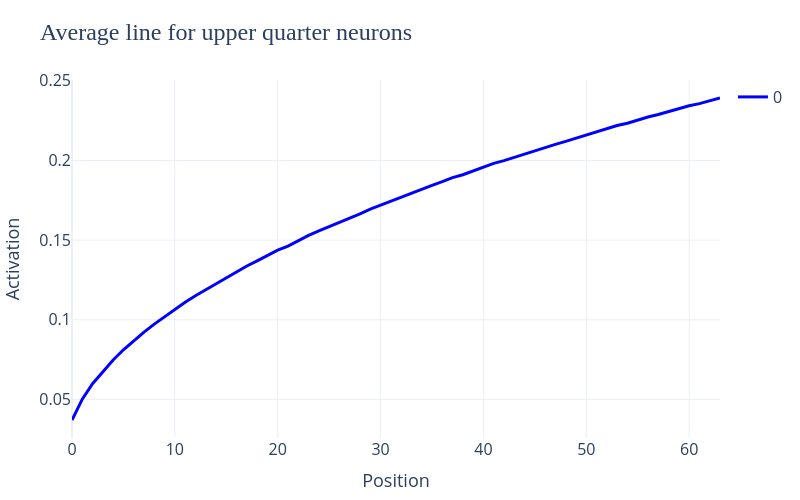

Notebook code cell kept with this figure:
### Code cell
avg_line_for_upper_quarter = neurons_avg_across_pos[:, top_quarter_neurons_ids].mean(1)
line(avg_line_for_upper_quarter, title='Average line for upper quarter neurons', xaxis='Position', yaxis='Activation', color_discrete_sequence=['blue'])

### Figure 1 — Plotly figure (JSON) as saved in the notebook; plotly's stock layout.template omitted (floating-point values rounded to 4 significant figures)
{"data": [{"hovertemplate": "variable=0<br>index=%{x}<br>value=%{y}<extra></extra>", "legendgroup": "0", "line": {"color": "blue", "dash": "solid", "width": 3}, "marker": {"size": 8, "symbol": "circle"}, "mode": "lines", "name": "0", "orientation": "v", "showlegend": true, "type": "scatter", "x": [0, 1, 2, 3, 4, 5, 6, 7, 8, 9, 10, 11, 12, 13, 14, 15, 16, 17, 18, 19, 20, 21, 22, 23, 24, 25, 26, 27, 28, 29, 30, 31, 32, 33, 34, 35, 36, 37, 38, 39, 40, 41, 42, 43, 44, 45, 46, 47, 48, 49, 50, 51, 52, 53, 54, 55, 56, 57, 58, 59, 60, 61, 62, 63], "xaxis": "x", "y": [0.03702, 0.05019, 0.05991, 0.06763, 0.07479, 0.08118, 0.08681, 0.09229, 0.09729, 0.102, 0.1065, 0.111, 0.1151, 0.1189, 0.1226, 0.1265, 0.1301, 0.1338, 0.137, 0.1403, 0.1437, 0.1463, 0.1498, 0.153, 0.1558, 0.1585, 0.1613, 0.1639, 0.1664, 0.1694, 0.172, 0.1745, 0.1772, 0.1795, 0.1821, 0.1844, 0.1867, 0.1892, 0.1911, 0.1935, 0.196, 0.1982, 0.1999, 0.2019, 0.2044, 0.206, 0.2084, 0.2102, 0.212, 0.214, 0.2161, 0.2179, 0.2197, 0.2219, 0.2234, 0.2254, 0.2273, 0.2289, 0.2308, 0.2326, 0.2344, 0.2357, 0.2375, 0.2393], "yaxis": "y"}], "layout": {"height": 500, "legend": {"font": {"size": 16}, "title": {"text": ""}, "tracegroupgap": 0}, "margin": {"b": 50, "l": 50, "r": 50, "t": 80}, "title": {"font": {"family": "Serif", "size": 24}, "text": "Average line for upper quarter neurons"}, "width": 800, "xaxis": {"anchor": "y", "domain": [0, 1], "tickfont": {"size": 16}, "title": {"font": {"size": 18}, "text": "Position"}}, "yaxis": {"anchor": "x", "domain": [0, 1], "tickfont": {"size": 16}, "title": {"font": {"size": 18}, "text": "Activation"}}}}
